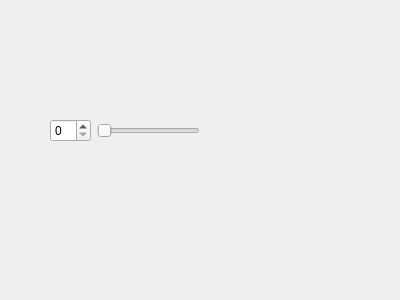
<?xml version="1.0" encoding="UTF-8"?>
<ui version="4.0">
 <class>MyDialog</class>
 <widget class="QWidget" name="MyDialog">
  <property name="geometry">
   <rect>
    <x>0</x>
    <y>0</y>
    <width>400</width>
    <height>300</height>
   </rect>
  </property>
  <property name="windowTitle">
   <string>Form</string>
  </property>
  <widget class="QWidget" name="widget" native="true">
   <property name="geometry">
    <rect>
     <x>50</x>
     <y>110</y>
     <width>150</width>
     <height>42</height>
    </rect>
   </property>
   <layout class="QHBoxLayout" name="horizontalLayout">
    <item>
     <widget class="QSpinBox" name="spinBox"/>
    </item>
    <item>
     <widget class="QSlider" name="horizontalSlider">
      <property name="orientation">
       <enum>Qt::Horizontal</enum>
      </property>
     </widget>
    </item>
   </layout>
  </widget>
 </widget>
 <resources/>
 <connections/>
</ui>
